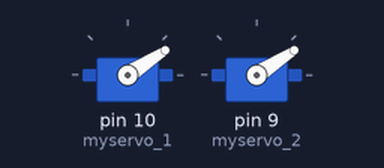
This sketch was run on a simulated Arduino Uno, built with avr-gcc and run on an emulated ATmega328P. Parts: 2 × servo.

Above: at 0.05 s.
At 0.95 s:
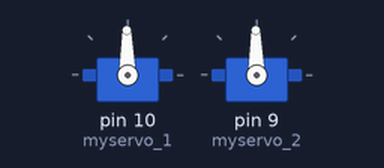
At 1.8 s:
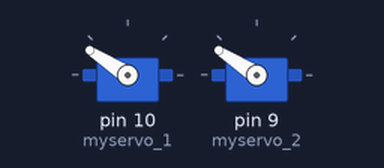
At 3.6 s:
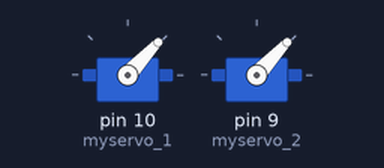
Timing chart, 0 to 5.3 s (numbered marks = the images above):
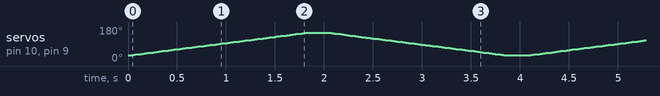

The sketch:

servo_sweep_multiple.ino
```cpp
#include <Servo.h>

Servo myservo_1;  // create servo object to control a servo
Servo myservo_2;
// twelve servo objects can be created on most boards

int pos = 0;    // variable to store the servo position

void setup() {
  myservo_1.attach(10);  // attaches the servo on pin 9 to the servo object
  myservo_2.attach(9);
}

void loop() {
  for (pos = 30; pos <= 150; pos += 1) { // goes from 0 degrees to 180 degrees
    // in steps of 1 degree
    myservo_1.write(pos);              // tell servo to go to position in variable 'pos'
    myservo_2.write(pos);
    delay(15);                       // waits 15ms for the servo to reach the position
  }
  delay(200);
  for (pos = 150; pos >= 30; pos -= 1) { // goes from 180 degrees to 0 degrees
    myservo_1.write(pos);              // tell servo to go to position in variable 'pos'
    myservo_2.write(pos);
    delay(15);                       // waits 15ms for the servo to reach the position
  }
  delay(200);
}
```
